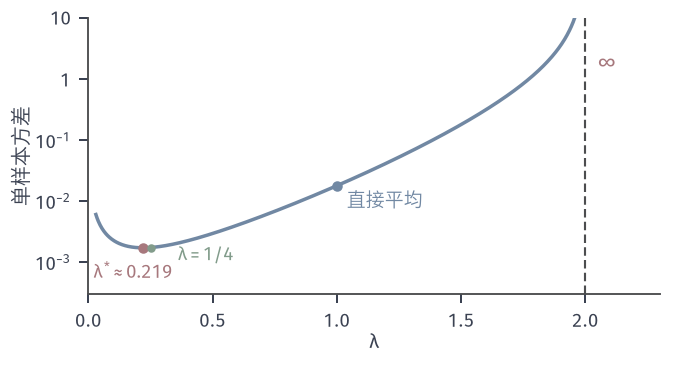

This chart was generated by the following Python code:
from pathlib import Path
import sys
HERE = Path(__file__).resolve().parent
sys.path.insert(0, str(HERE.parent/"vr-common"))
from vr_fig import *
# Per-sample variance of importance sampling for I = P(X>4), X ~ Exp(1), proposal q = Exp(lam):
# v(lam) = e^{-4(2-lam)}/(lam(2-lam)) - I^2 for 0<lam<2, infinite for lam >= 2.
# lam = 1 is plain Monte Carlo; the minimiser solves 4 lam^2 - 10 lam + 2 = 0.
I = math.exp(-4)
v = lambda l: np.exp(-4*(2-l))/(l*(2-l)) - I*I
lam = np.linspace(0.03, 1.985, 800)
ls = (10-math.sqrt(68))/8
fig, ax = figure(width_mm=96, height_mm=52)
panel(fig, left=.13, right=.97, bottom=.2, top=.95)
ax.plot(lam, v(lam), color=BLUE, lw=1.4)
ax.axvline(2, color=STROKE, lw=.85, ls=DASH)
ax.set_yscale('log'); ax.set_xlim(0, 2.3); ax.set_ylim(3e-4, 10); logticks(ax, [-3, -2, -1, 0, 1])
ax.set_xticks([0, .5, 1, 1.5, 2])
dot(ax, 1, v(1), color=BLUE); lab(ax, 1.04, v(1)*.45, '直接平均', BLUE)
dot(ax, ls, v(ls)); lab(ax, .02, 5.5e-4, r'$\lambda^{*}\approx 0.219$', RED)
dot(ax, .25, v(.25), color=GREEN, ms=3.4); lab(ax, .36, 1.05e-3, r'$\lambda=1/4$', GREEN)
lab(ax, 2.05, 1.5, r'$\infty$', RED, fontsize=8)
axlab(ax, r'$\lambda$', '单样本方差')
save(fig, HERE, 'figure', {'lam_star': ls, 'v_star': float(v(ls)), 'v_quarter': float(v(.25)), 'v_plain': float(v(1)),
     'v_1.5': float(v(1.5)), 'v_1.9': float(v(1.9))})
